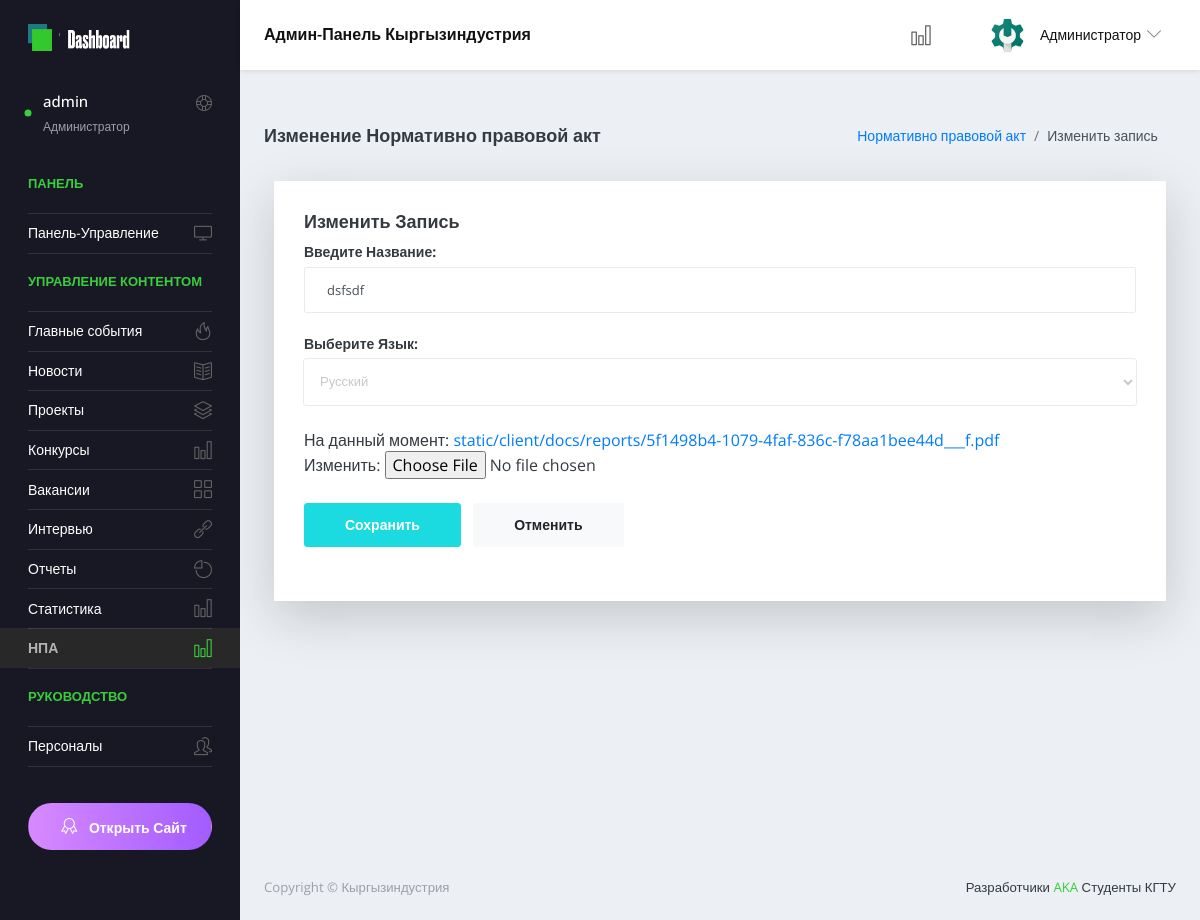
/ru/admin-panel/regulations/update/1/ (signed in), run on an earlier commit of the app's database.
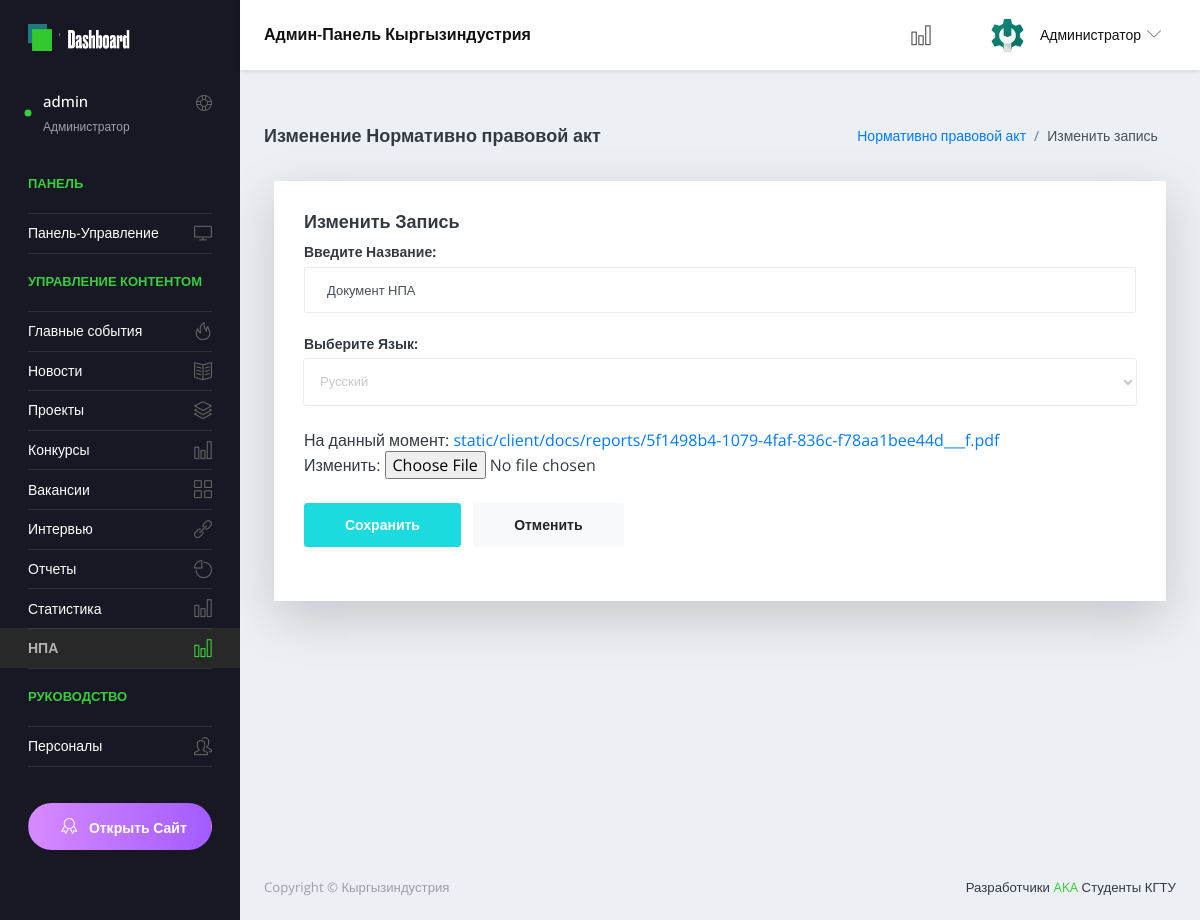
And on a later commit of the database.
### main/models.py (models this page shows)
class Regulations(models.Model):
    title = models.CharField(verbose_name='Название Документа', max_length=250, unique=True,error_messages={'unique':"Файл с таким названием уже существует!"})
    language=models.CharField(
                               max_length = 10,
                               choices = LanguageChoice.choices,
                               default = LanguageChoice.RU,
                               verbose_name = "Язык",
                               )
    url = models.FileField(
        verbose_name='Путь файла',
        upload_to=get_file_path,
        validators=[FileExtensionValidator(['pdf','doc', 'docx'])]
        )
    path_url = "static/client/docs/reports/"

### main/views.py (the view)
# urls.py: path('admin-panel/regulations/update/<int:pk>/', views.RegulationsUpdateView.as_view(), name ='regulations_update'),
class RegulationsUpdateView(LoginRequiredMixin, SuccessMessageMixin, RegulationsView, UpdateView):
    login_url = "login_page"
    template_name = "admin/pages/regulations/regulations_form.html"
    success_url = reverse_lazy("regulations_all")
    success_message = "Запись успешно Обновлена!"

### main/forms.py
class RegulationsForm(ModelForm):
    class Meta:
        model = Regulations
        fields = ['title', 'language', 'url']
        widgets = {
            'title' : TextInput(
                    attrs = {"type" : "text", "class" : "form-control", "id" : "title", "placeholder" : "Название интервью","size" : 250, 'required': True}
            ),
            'language' : forms.Select(
                attrs={"class": "form-control", 'required': True,  "id" : "language"},
                choices=LanguageChoice.choices
            )
        }

### main/templates/admin/pages/regulations/regulations_form.html (shortened to what this page needs)
{% extends 'admin/admin_base.html' %}
{% load static %}
{% block content %}
{% url "reports_create"  as url_path %}
<div class="content-wrapper">
    <div class="page-header">
      <h3 class="page-title">{% if request.path == url_path %}Добавление{% else%}Изменение{% endif %}  Нормативно правовой акт</h3>
      <nav aria-label="breadcrumb">
        <ol class="breadcrumb">
          <li class="breadcrumb-item"><a href="{% url 'regulations_all' %}">Нормативно правовой акт</a></li>
          <li class="breadcrumb-item active" aria-current="page">{% if request.path == url_path %}Добавить{% else%}Изменить{% endif %} запись</li>
        </ol>
      </nav>
    </div>
    <div class="col-12 grid-margin stretch-card">
        <div class="card shadow-lg">
        <div class="card-body">
            <h4 class="card-title">{% if request.path == url_path %}Добавить{% else%}Изменить{% endif %} Запись</h4>
            <form class="forms-sample" method="POST" enctype="multipart/form-data">
            <div class="form-group">
                <label for="{{ form.title.id_for_label }}" class="font-weight-bold">Введите Название:</label>
                {{ form.title }}
            </div>
            <div class="form-row">
                <div class="col form-group">
                    <label for=" {{ form.language.id_for_label }}" class="font-weight-bold">Выберите Язык:</label>
                    {{ form.language }}
                </div>
            </div>
            <div class="form-group">
                {{ form.url }}
            </div>
            <div class="form-group">
                <button txype="submit" class="btn btn-primary mr-2">Сохранить</button>
                <a href="{% url 'regulations_all'%}"  class="btn btn-light">Отменить</a>
            </div>
         </form>
        </div>
        </div>
    </div>
</div>
{% endblock content %}

What changed in the data, as far as the page shows it:
changed Regulations "Русский": title "dsfsdf" → "Документ НПА"
